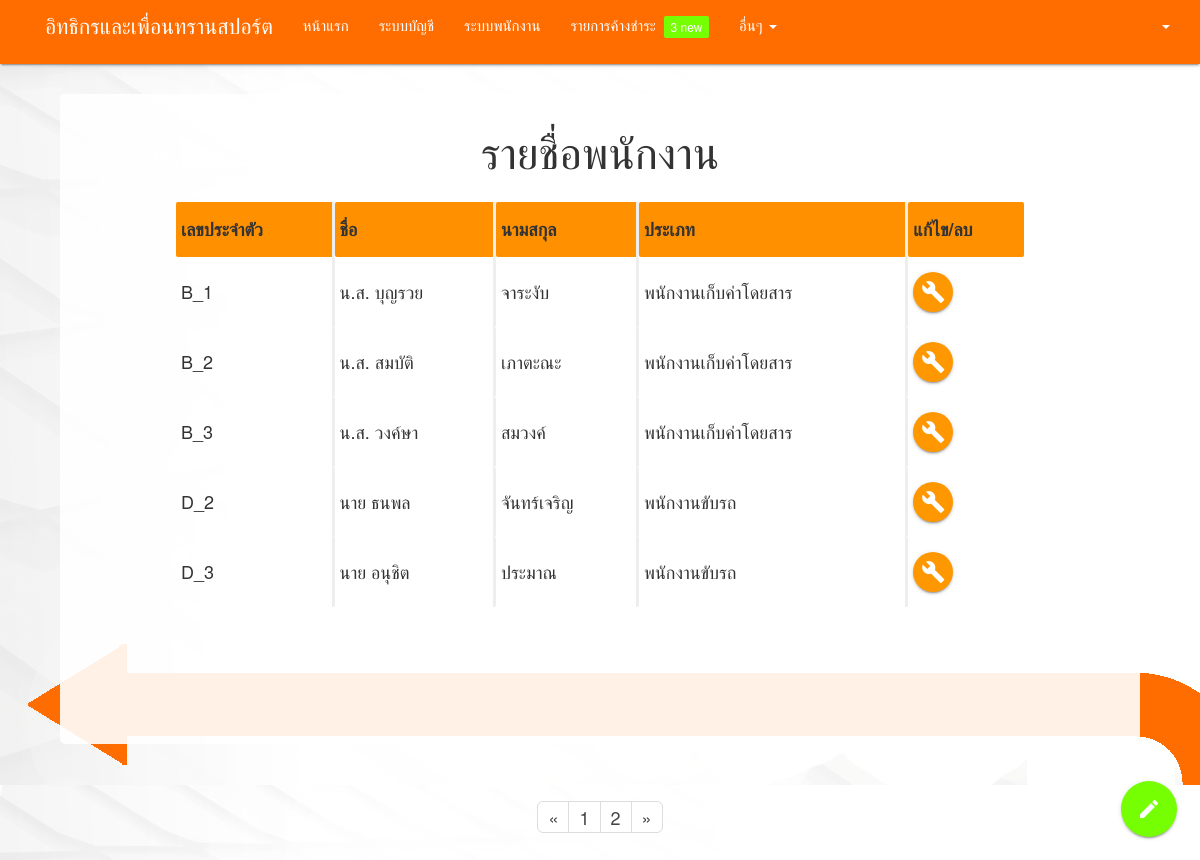
Page /employee/employee-table.php on the committed database.
### tables this page shows
CREATE TABLE `employee` (
  `personal_id` char(50) NOT NULL,
  `id_emp` char(7) NOT NULL,
  `name_emp` varchar(50) NOT NULL,
  `lastname_emp` varchar(50) DEFAULT NULL,
  `birth_emp` date DEFAULT NULL,
  `address` varchar(150) DEFAULT NULL,
  `type_emp` int(1) NOT NULL,
  `conductor_licence_no` varchar(20) DEFAULT NULL,
  `expire_date` date DEFAULT NULL,
  `tel` varchar(15) DEFAULT NULL,
  `note` varchar(150) DEFAULT NULL,
  `status` int(1) DEFAULT NULL
);

### employee/employee-table.php (the view, shortened to what this page needs)
<!DOCTYPE html>
  <html lang="en">
    <head>
    </head>
    <body style="background:url(../direct-inverse.jpg);font-size: 120%;">
    <?php include ('../menu.php'); ?>
    <div style="background-color: rgba(255,255,255,0.9); width: 90%; height:auto; border-radius: 5px; display:block; margin: 30px auto; padding: 10px; min-height: 650px;">
      <h3 style="text-align: center;">รายชื่อพนักงาน</h3>
      <div style="display: block; margin: auto; width: 80%;">
        <table class="highlight" style="padding-top: 10px;width: 100%;border-collapse: inherit;">
          <thead style="color:#FFF">
            <tbody>
        <?php echo fetch_data(); ?>
          </tbody>
  </table>
      <div class="fixed-action-btn horizontal">
    <a class="btn-floating btn-large light-green accent-3">
      <i class="large material-icons">mode_edit</i>
    </a>
  </div>
</div>
</div>
    </body>
</html>
<?php
function fetch_data(){
    $servername = "localhost";
    $username = "root";
    $password = "";
    $dbname = "mbus_database";
    $output = '';
    $connect = mysqli_connect($servername,$username, $password,$dbname);
    $status = '';
    if(!isset($_GET['page'])){
      $page = "1";
    }else {
      $page = $_GET["page"];
    }
    if($page == "" ||$page >= "1"){
      $pagel = ($page*5)-5;
    }
    $sql_data = "SELECT * FROM employee WHERE employee.status =1 ORDER BY employee.id_emp limit $pagel,5";
    $result_data = mysqli_query($connect, $sql_data);
    $output .= '<tr>
                        <th>'."เลขประจำตัว".'</th>
                        <th>'."ชื่อ".'</th>
                        <th>'."นามสกุล".'</th>
                        <th>'."ประเภท".'</th>
                        <th>'."แก้ไข/ลบ".'</th>
                        </tr>';
    while($row = mysqli_fetch_array($result_data)){
      if($row["type_emp"] == 1){
        $status = "พนักงานขับรถ";
      }else if($row["type_emp"] == 2){
        $status = "พนักงานเก็บค่าโดยสาร";
      }
      $output .= '<tr>
                          <td>'.$row["id_emp"].'</td>
                          <td>'.$row["name_emp"].'</td>
                          <td>'.$row["lastname_emp"].'</td>
                          <td>'.$status.'</td>
                          <td>'.'<a class="btn-floating orange" href="/mbus/account/account-detail.php?id_emp='.$row["id_emp"].'"><i class="material-icons">build</i></a>'.'</td>
                </tr>';
       }
       $sql_datal = mysqli_query($connect,"SELECT * FROM employee WHERE employee.status =1 ORDER BY employee.id_emp ");
       $cou = mysqli_num_rows($sql_datal);
       $a = $cou/5;
       $a = ceil($a);
       $link_output = '
       <div class="footer">
       <nav aria-label="Page navigation" style="background-color: transparent;box-shadow: none">
       <ul class="pagination pagination pagination-lg">
           <li>
             <a href="#" aria-label="Previous">
               <span aria-hidden="true">&laquo;</span>
             </a>
           </li>
       ';
        for($b = 1 ; $b <= $a ; $b++){
          $link_output .= '<li><a href="/mbus/employee/employee-table.php?page='.$b.'">'.$b.'</a></li>';
        }
          $link_output .= '<li>
            <a href="#" aria-label="Next">
              <span aria-hidden="true">&raquo;</span>
            </a>
          </li>
        </ul>
      </nav>
      </div>
      ';
       return $output . $link_output;
}
 ?>

### employee/employee-table.php (style rules this page uses)
th { border-bottom:inset; background-color: #ff9100 ; }
th:not(:last-child),td:not(:last-child) { border-right:inset; }
.footer { position: absolute; right: 0; bottom: 0; left: 0; padding: 1rem; text-align: center; }

### rows in the picture
employee: id_emp "B_1", name_emp "น.ส. บุญรวย", lastname_emp "จาระงับ", type_emp "พนักงานเก็บค่าโดยสาร"
employee: id_emp "B_2", name_emp "น.ส. สมบัติ", lastname_emp "เภาตะณะ", type_emp "พนักงานเก็บค่าโดยสาร"
employee: id_emp "B_3", name_emp "น.ส. วงค์ษา", lastname_emp "สมวงค์", type_emp "พนักงานเก็บค่าโดยสาร"
employee: id_emp "D_2", name_emp "นาย ธนพล", lastname_emp "จันทร์เจริญ", type_emp "พนักงานขับรถ"
employee: id_emp "D_3", name_emp "นาย อนุชิต", lastname_emp "ประมาณ", type_emp "พนักงานขับรถ"
